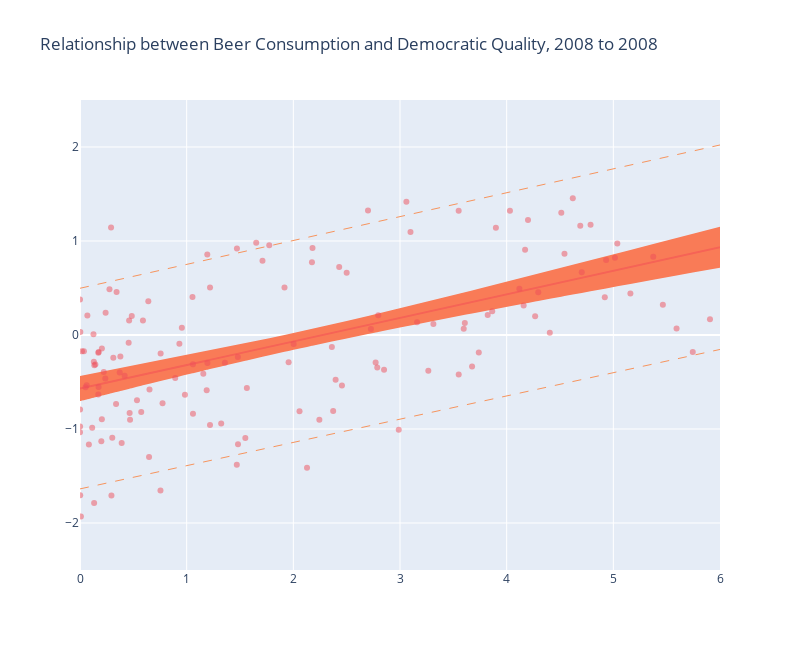

Here is the notebook cell this chart was saved with:
### Code cell
from sklearn.linear_model import LinearRegression
from scipy import stats

def fig_C_scatter(df1, df2, year1, year2, size=None, conf=0.95, colors=px.colors.diverging.Temps, opacity=0.5, title=None):


    x = pd.Series(wrangle_year_difference(beer, year1, year2).values.flatten(), index=df1.index)
    y = pd.Series(wrangle_year_difference(dem, year1, year2).values.flatten(), index=df2.index)

    # x = df1[year]
    # y = df2[year]
    
    x_vals = x.interpolate()
    y_vals = y.interpolate()

        
    # sort x and y
    list_of_tuples = [(a,b) for a,b in zip(x_vals, y_vals)]
    list_of_sorted_tuples = sorted(list_of_tuples, key=lambda j: j[0])
    x_arr = np.asarray([a[0] for a in list_of_sorted_tuples])
    y_arr = np.asarray([b[1] for b in list_of_sorted_tuples])

    # linear regression model
    model = LinearRegression()
    model.fit(x_arr.reshape(-1, 1), y_arr)
    y_hat = model.predict(x_arr.reshape(-1, 1))

    # figures needed for inferential statistics
    n = x_arr.size
    m = len(x_arr.shape)
    dof = n - m
    t = stats.t.ppf(conf, dof)

    resid = y_arr - y_hat
    se = np.sqrt(np.sum(resid**2) / dof)

    ci = t * se * np.sqrt(1/n + (x_arr - np.mean(x_arr))**2 / np.sum((x_arr - np.mean(x_arr))**2))
    pi = t * se * np.sqrt(1 + 1/n + (x_arr - np.mean(x_arr))**2 / np.sum((x_arr - np.mean(x_arr))**2))

    pi2 = np.linspace(pi.min(), pi.max(), 100)
    x2 = np.linspace(x_arr.min(), x_arr.max(), 100)
    y_hat2 = np.linspace(y_hat.min(), y_hat.max(), 100)

    # scatterplot with ci // pi bands
    ff = go.Figure()

    ff.add_trace(
        go.Scatter(
            x=x_arr,
            y=y_hat+ci,
            mode="lines",
            line={"color": colors[2], "width": 0},
            name="upper ci band limit",
            showlegend=False
        )
    )

    ff.add_trace(
        go.Scatter(
            x=x_arr,
            y=y_hat-ci,
            mode="none",
            line={"color": colors[2], "width": 0},
            name=f"{round(conf * 100)}% confidence interval   ",
            fill="tonexty",
            fillcolor=colors[2]
        )
    )


    ff.add_trace(
        go.Scatter(
            x=x_arr,
            y=y_hat,
            mode="lines",
            line={"color": colors[1]},
            name="linear model",
        )
    )
    
    
    ff.add_trace(
        go.Scatter(
            x=x_arr,
            y=y_arr,
            mode="markers",
            marker={"color": colors[0], "opacity": opacity, "size": size},
            name="students"
        )
    )

    ff.add_trace(
        go.Scatter(
            x=x2,
            y=y_hat2+pi2,
            mode="lines",
            line={"color": colors[3], "width": 1, "dash": "dash"},
            name=f"{round(conf*100)}% prediction interval",
        )
    )

    ff.add_trace(
        go.Scatter(
            x=x2,
            y=y_hat2-pi2,
            mode="lines",
            line={"color": colors[3], "width": 1, "dash": "dash"},
            name="lower pi band limit",
            showlegend=False
        )
    )


    return ff.update_layout({"title": f"Relationship between Beer Consumption and Democratic Quality, {year1} to {year2}",
                           "height": 650,
                            "width": 1500,
                            "xaxis":{"title": "", "range": [0, 6]},
                            "yaxis": {"title": "", "range": [-2.5, +2.5]}},
                           )


year1 = 2008
year2 = 2008


fig = fig_C_scatter(beer, dem, year1, year2, size=None, conf=0.95, colors=px.colors.sequential.Oryel[::-1])
fig.update_layout({"width": 800, "legend": {"visible": False}})

### Figure 1 — Plotly figure (JSON) as saved in the notebook; plotly's stock layout.template omitted (floating-point values rounded to 4 significant figures; data arrays with more than 128 entries replaced by an {"elided": "..."} marker saying what was removed)
{"data": [{"line": {"color": "rgb(249, 123, 87)", "width": 0}, "mode": "lines", "name": "upper ci band limit", "showlegend": false, "type": "scatter", "x": {"elided": "140 float values"}, "y": {"elided": "140 float values"}}, {"fill": "tonexty", "fillcolor": "rgb(249, 123, 87)", "line": {"color": "rgb(249, 123, 87)", "width": 0}, "mode": "none", "name": "95% confidence interval   ", "type": "scatter", "x": {"elided": "140 float values"}, "y": {"elided": "140 float values"}}, {"line": {"color": "rgb(246, 99, 86)"}, "mode": "lines", "name": "linear model", "type": "scatter", "x": {"elided": "140 float values"}, "y": {"elided": "140 float values"}}, {"marker": {"color": "rgb(238, 77, 90)", "opacity": 0.5}, "mode": "markers", "name": "students", "type": "scatter", "x": {"elided": "140 float values"}, "y": {"elided": "140 float values"}}, {"line": {"color": "rgb(247, 148, 93)", "dash": "dash", "width": 1}, "mode": "lines", "name": "95% prediction interval", "type": "scatter", "x": [0, 0.06432, 0.1286, 0.193, 0.2573, 0.3216, 0.3859, 0.4503, 0.5146, 0.5789, 0.6432, 0.7076, 0.7719, 0.8362, 0.9005, 0.9649, 1.029, 1.094, 1.158, 1.222, 1.286, 1.351, 1.415, 1.479, 1.544, 1.608, 1.672, 1.737, 1.801, 1.865, 1.93, 1.994, 2.058, 2.123, 2.187, 2.251, 2.316, 2.38, 2.444, 2.509, 2.573, 2.637, 2.702, 2.766, 2.83, 2.895, 2.959, 3.023, 3.088, 3.152, 3.216, 3.281, 3.345, 3.409, 3.473, 3.538, 3.602, 3.666, 3.731, 3.795, 3.859, 3.924, 3.988, 4.052, 4.117, 4.181, 4.245, 4.31, 4.374, 4.438, 4.503, 4.567, 4.631, 4.696, 4.76, 4.824, 4.889, 4.953, 5.017, 5.082, 5.146, 5.21, 5.275, 5.339, 5.403, 5.468, 5.532, 5.596, 5.66, 5.725, 5.789, 5.853, 5.918, 5.982, 6.046, 6.111, 6.175, 6.239, 6.304, 6.368], "y": [0.4971, 0.5134, 0.5298, 0.5461, 0.5625, 0.5788, 0.5952, 0.6115, 0.6278, 0.6442, 0.6605, 0.6769, 0.6932, 0.7096, 0.7259, 0.7422, 0.7586, 0.7749, 0.7913, 0.8076, 0.8239, 0.8403, 0.8566, 0.873, 0.8893, 0.9057, 0.922, 0.9383, 0.9547, 0.971, 0.9874, 1.004, 1.02, 1.036, 1.053, 1.069, 1.085, 1.102, 1.118, 1.134, 1.151, 1.167, 1.183, 1.2, 1.216, 1.233, 1.249, 1.265, 1.282, 1.298, 1.314, 1.331, 1.347, 1.363, 1.38, 1.396, 1.412, 1.429, 1.445, 1.461, 1.478, 1.494, 1.51, 1.527, 1.543, 1.559, 1.576, 1.592, 1.608, 1.625, 1.641, 1.657, 1.674, 1.69, 1.706, 1.723, 1.739, 1.755, 1.772, 1.788, 1.804, 1.821, 1.837, 1.854, 1.87, 1.886, 1.903, 1.919, 1.935, 1.952, 1.968, 1.984, 2.001, 2.017, 2.033, 2.05, 2.066, 2.082, 2.099, 2.115]}, {"line": {"color": "rgb(247, 148, 93)", "dash": "dash", "width": 1}, "mode": "lines", "name": "lower pi band limit", "showlegend": false, "type": "scatter", "x": [0, 0.06432, 0.1286, 0.193, 0.2573, 0.3216, 0.3859, 0.4503, 0.5146, 0.5789, 0.6432, 0.7076, 0.7719, 0.8362, 0.9005, 0.9649, 1.029, 1.094, 1.158, 1.222, 1.286, 1.351, 1.415, 1.479, 1.544, 1.608, 1.672, 1.737, 1.801, 1.865, 1.93, 1.994, 2.058, 2.123, 2.187, 2.251, 2.316, 2.38, 2.444, 2.509, 2.573, 2.637, 2.702, 2.766, 2.83, 2.895, 2.959, 3.023, 3.088, 3.152, 3.216, 3.281, 3.345, 3.409, 3.473, 3.538, 3.602, 3.666, 3.731, 3.795, 3.859, 3.924, 3.988, 4.052, 4.117, 4.181, 4.245, 4.31, 4.374, 4.438, 4.503, 4.567, 4.631, 4.696, 4.76, 4.824, 4.889, 4.953, 5.017, 5.082, 5.146, 5.21, 5.275, 5.339, 5.403, 5.468, 5.532, 5.596, 5.66, 5.725, 5.789, 5.853, 5.918, 5.982, 6.046, 6.111, 6.175, 6.239, 6.304, 6.368], "y": [-1.637, -1.621, -1.605, -1.589, -1.574, -1.558, -1.542, -1.526, -1.51, -1.494, -1.478, -1.462, -1.446, -1.43, -1.415, -1.399, -1.383, -1.367, -1.351, -1.335, -1.319, -1.303, -1.287, -1.271, -1.256, -1.24, -1.224, -1.208, -1.192, -1.176, -1.16, -1.144, -1.128, -1.112, -1.096, -1.081, -1.065, -1.049, -1.033, -1.017, -1.001, -0.9851, -0.9692, -0.9533, -0.9374, -0.9215, -0.9056, -0.8897, -0.8738, -0.8579, -0.842, -0.8261, -0.8102, -0.7943, -0.7784, -0.7625, -0.7466, -0.7307, -0.7148, -0.6989, -0.683, -0.6671, -0.6512, -0.6353, -0.6194, -0.6035, -0.5876, -0.5716, -0.5557, -0.5398, -0.5239, -0.508, -0.4921, -0.4762, -0.4603, -0.4444, -0.4285, -0.4126, -0.3967, -0.3808, -0.3649, -0.349, -0.3331, -0.3172, -0.3013, -0.2854, -0.2695, -0.2536, -0.2377, -0.2218, -0.2059, -0.19, -0.1741, -0.1582, -0.1422, -0.1263, -0.1104, -0.09454, -0.07863, -0.06273]}], "layout": {"height": 650, "legend": {"visible": false}, "title": {"text": "Relationship between Beer Consumption and Democratic Quality, 2008 to 2008"}, "width": 800, "xaxis": {"range": [0, 6], "title": {"text": ""}, "type": "linear"}, "yaxis": {"range": [-2.5, 2.5], "title": {"text": ""}, "type": "linear"}}}
